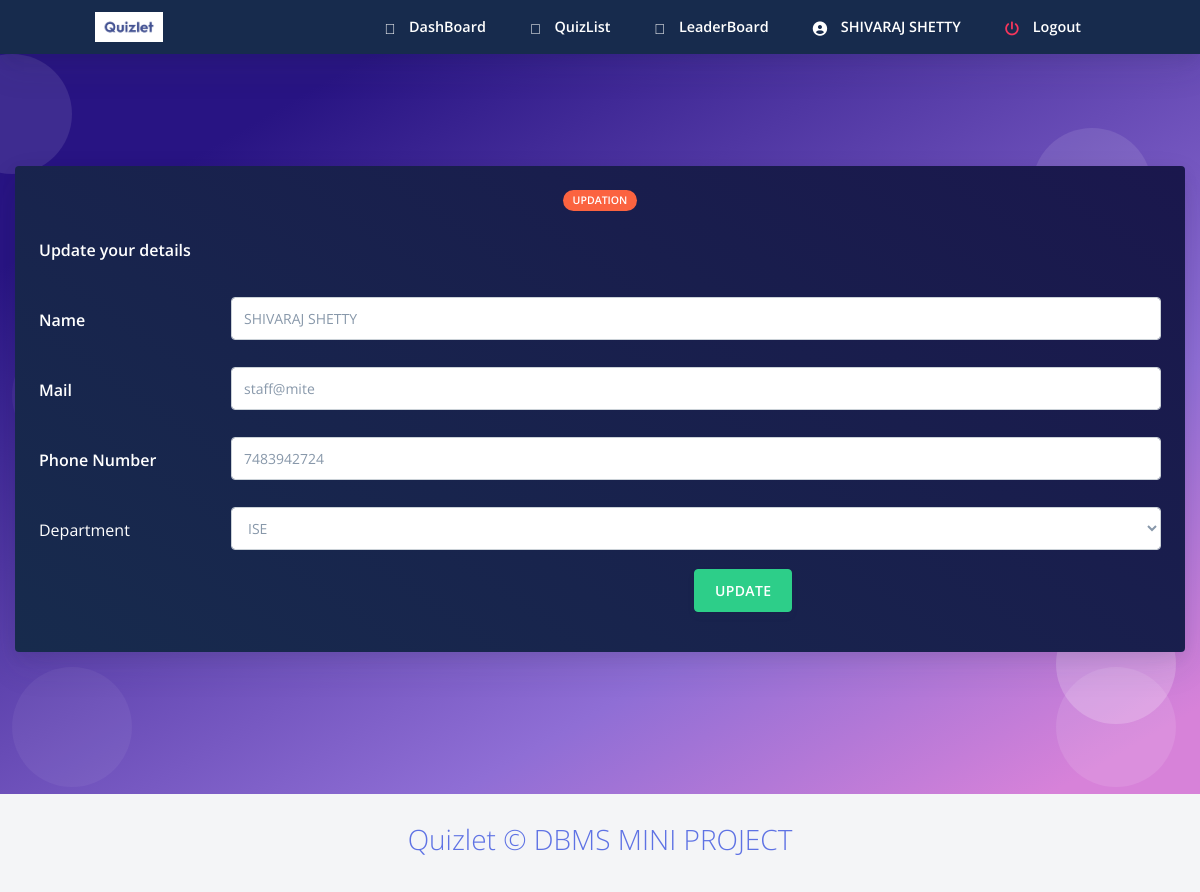
The app's page /updateqs.php (signed in) with its own data.
### tables this page shows
CREATE TABLE `staff` (
  `staffid` varchar(10) NOT NULL,
  `name` varchar(20) NOT NULL,
  `mail` varchar(30) NOT NULL,
  `phno` varchar(10) NOT NULL,
  `gender` varchar(1) NOT NULL,
  `DOB` varchar(10) NOT NULL,
  `pw` varchar(200) NOT NULL,
  `dept` varchar(3) DEFAULT NULL
);

### updateqs.php (the view, shortened to what this page needs)
<html>
<?php require ("header.php");?>
<?php
require_once 'sql.php';
$conn = mysqli_connect($host, $user, $ps, $project);
if (!$conn) {
echo "<script>alert(\"Database error retry after some time !\")</script>";
} else {
    $staffid = $_SESSION["staffid"];
    $sql = "select * from staff where staffid='{$staffid}'";
    $res =   mysqli_query($conn, $sql);
    if ($res == true) {
        global $dbstaffid, $dbpw,$dbname,$dbmail,$dbphno;
        while ($row = mysqli_fetch_array($res)) {
            $dbname = $row['name'];
			      $dbmail = $row['mail'];
            $dbphno = $row['phno'];
            $dbdept = $row['dept'];
        }
    }
}
?>
<body class="bg-white" id="top">
    <nav
      id="navbar-main"
      class="
        navbar navbar-main navbar-expand-lg
        bg-default
        navbar-light
        position-sticky
        top-0
        shadow
        py-0
      "
    >
      <div class="container">
        <ul class="navbar-nav navbar-nav-hover align-items-lg-center">
          <li class="nav-item dropdown">
            <a href="index.php" class="navbar-brand mr-lg-5 text-white">
                               <img src="assets/img/navbar.jpg" />
            </a>
          </li>
        </ul>
        <div class="navbar-collapse collapse bg-default" id="navbar_global">
          <ul class="navbar-nav align-items-lg-center ml-auto">
				 <li class="nav-item">
              <a href="homestaff.php" class="nav-link">
                <span class="text-white nav-link-inner--text font-weight-bold"
                  ><i class="text-white fad fa-poll"></i> DashBoard</span
                >
              </a>
            </li>
			 <li class="nav-item">
              <a href="quizlist.php" class="nav-link">
                <span class="text-white nav-link-inner--text font-weight-bold"
                  ><i class="text-white fad fa-poll"></i> QuizList</span
                >
              </a>
            </li>
			 <li class="nav-item">
              <a href="staffleaderboard.php" class="nav-link">
                <span class="text-white nav-link-inner--text font-weight-bold"
                  ><i class="text-white fad fa-award"></i> LeaderBoard</span
                >
              </a>
            </li>
			 <li class="nav-item">
              <a href="staffprofile.php" class="nav-link">
                <span class="text-white nav-link-inner--text font-weight-bold"
                  ><i class="text-white fas fa-user-circle"></i> <?php echo $dbname ?></span
                >
              </a>
            </li>
		   <li class="nav-item">
              <a href="logout.php" class="nav-link">
                <span class="text-white nav-link-inner--text font-weight-bold"
                  ><i class="text-danger fas fa-power-off"></i> Logout</span
                >
              </a>
            </li>
          </ul>
        </div>
      </div>
    </nav>
  <section class="section section-shaped section-lg">
    <div class="shape shape-style-1 shape-primary">
      <span></span>
      <span></span>
      <span></span>
      <span></span>
      <span></span>
      <span></span>
      <span></span>
      <span></span>
      <span></span>
    </div>
<div class="container-fluid">
<div class="row">
            <div class="col-sm-12 mb-3">
              <div class="card card-body bg-gradient-default text-white mt-3">
			   <div class="col-12 mx-auto text-center">
            <span class="badge badge-warning badge-pill mb-3">updation</span>
          </div>
		 <section id="ans">
                <form  method="post">
                 <div id="QS">
				<div class="form-group row">
                    <label for="qs" class="col-md-2 col-form-label"
                      ><h6 class="text-white font-weight-bold">Update your details</h6>
                    </label>
                </div>
				<div class="form-group row">
                    <label for="op2" class="col-md-2 col-form-label"
                      ><h6 class="text-white font-weight-bold">Name</h6>
                    </label>
                    <div class="col-md-10">
                      <input
                        type="text"
                        class="form-control"
                        required
                        id="quizid"
                        name="op2"
                        value="<?= $dbname?>"
                      />
                    </div>
                </div>
				<div class="form-group row">
                    <label for="op3" class="col-md-2 col-form-label"
                      ><h6 class="text-white font-weight-bold">Mail</h6>
                    </label>
                    <div class="col-md-10">
                      <input
                        type="text"
                        class="form-control"
                        required
                        id="quizid"
                        name="op3"
                        value="<?= $dbmail?>"
                      />
                    </div>
                </div>
                <div class="form-group row">
                    <label for="op4" class="col-md-2 col-form-label"
                      ><h6 class="text-white font-weight-bold">Phone Number</h6>
                    </label>
                    <div class="col-md-10">
                      <input
                        type="text"
                        class="form-control"
                        required
                        id="quizid"
                        name="ans"
                        value="<?= $dbphno?>"
                      />
                    </div>
                </div>
                <div class="form-group row">
                <label
                  for="firstname"
                  class="col-md-2 col-form-label text-white"
                  for="dept">
                  Department
                </label>
                <div class="col-md-10">
                <select
                name="op4"
                id="blood"
                class="validate form-control"
                required>
                  <option value="ISE" <?= ($dbdept == 'ISE') ? 'selected' : '' ?>>ISE</option>
                </select>
                </div>
              </div>
			</div>
					 <div class="offset-md-7 col-md-">
                      <button
                        type="submit"
                        class="btn btn-success text-white"
						            name="submit1" id="submit1" value="Done"
                      >
                        Update
                      </button>
                    </div>
					</div>
          </section>
    <?php require("footer.php");?>
</body>
</html>

### records on screen
staff: name "SHIVARAJ SHETTY", op2 "SHIVARAJ SHETTY", op3 "staff@mite", ans "7483942724", op4 "ISE"
